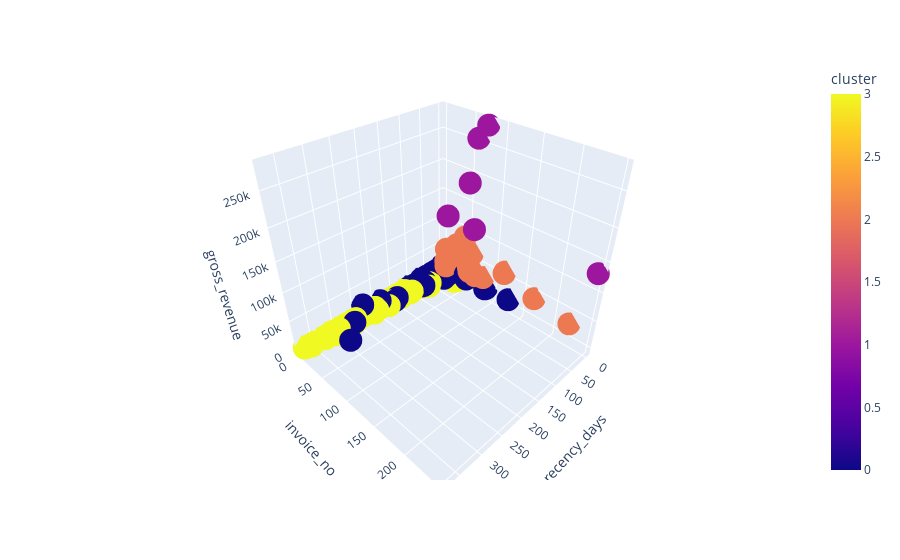

Notebook cell for this chart:
### Code cell
fig = px.scatter_3d(df9,x='recency_days',y='invoice_no',z='gross_revenue',color='cluster')
fig.show();

### Figure 1 — Plotly figure (JSON) as saved in the notebook; plotly's stock layout.template omitted (floating-point values rounded to 4 significant figures; data arrays with more than 128 entries replaced by an {"elided": "..."} marker saying what was removed)
{"data": [{"hovertemplate": "recency_days=%{x}<br>invoice_no=%{y}<br>gross_revenue=%{z}<br>cluster=%{marker.color}<extra></extra>", "legendgroup": "", "marker": {"color": {"elided": "4372 int values"}, "coloraxis": "coloraxis", "symbol": "circle"}, "mode": "markers", "name": "", "scene": "scene", "showlegend": false, "type": "scatter3d", "x": {"elided": "4372 int values"}, "y": {"elided": "4372 int values"}, "z": {"elided": "4372 float values"}}], "layout": {"coloraxis": {"colorbar": {"title": {"text": "cluster"}}, "colorscale": [[0, "#0d0887"], [0.1111, "#46039f"], [0.2222, "#7201a8"], [0.3333, "#9c179e"], [0.4444, "#bd3786"], [0.5556, "#d8576b"], [0.6667, "#ed7953"], [0.7778, "#fb9f3a"], [0.8889, "#fdca26"], [1, "#f0f921"]]}, "legend": {"tracegroupgap": 0}, "margin": {"t": 60}, "scene": {"domain": {"x": [0, 1], "y": [0, 1]}, "xaxis": {"title": {"text": "recency_days"}}, "yaxis": {"title": {"text": "invoice_no"}}, "zaxis": {"title": {"text": "gross_revenue"}}}}}
